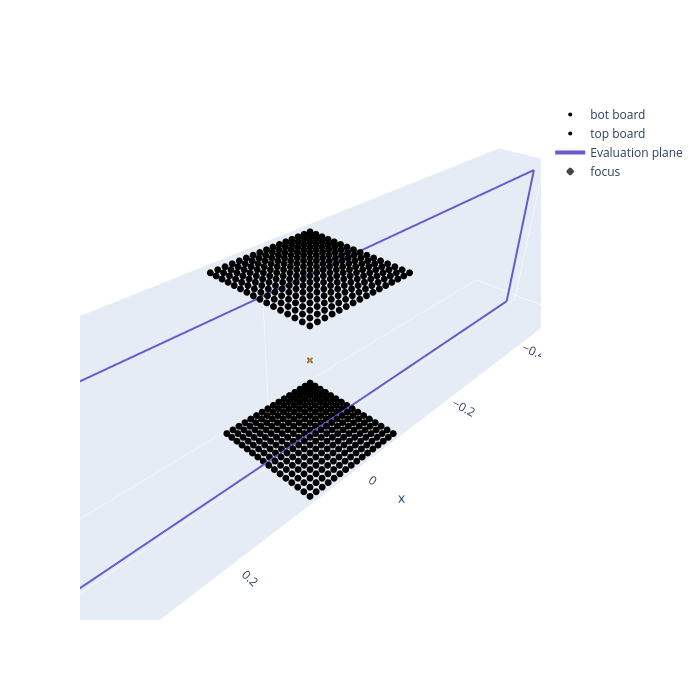

Notebook code for this chart:
### Code cell
fig = go.Figure()

hp.plot_plane_points_plotly(fig, t1_points, color='black', label="bot board")
hp.plot_plane_points_plotly(fig, t2_points, color='black', label="top board")
hp.plot_plane_edges_plotly(fig, e_points, n_cols=500, color='slateblue', label="Evaluation plane")

fig.add_trace(go.Scatter3d(x=[f_points[0][0]],
                           y=[f_points[0][1]],
                           z=[f_points[0][2]],
                           mode='markers',
                           name='focus',
                           marker=dict(symbol='x',
                                       size=2,
                                       color='orange',
                                       line=dict(width=4))))
fig.update_layout(
    scene=dict(
        xaxis=dict(showgrid=False),
        yaxis=dict(showgrid=False),
        zaxis=dict(showgrid=False),
        aspectmode='data'  # equal scaling for all axes
    ),
    width=700,
    height=700,
    showlegend=True
)

fig.show()
